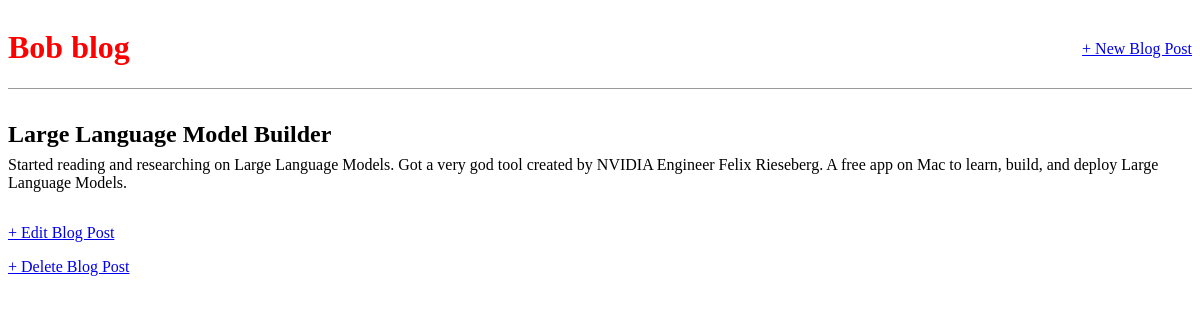
/post/3/, run on an earlier commit of the app's database.
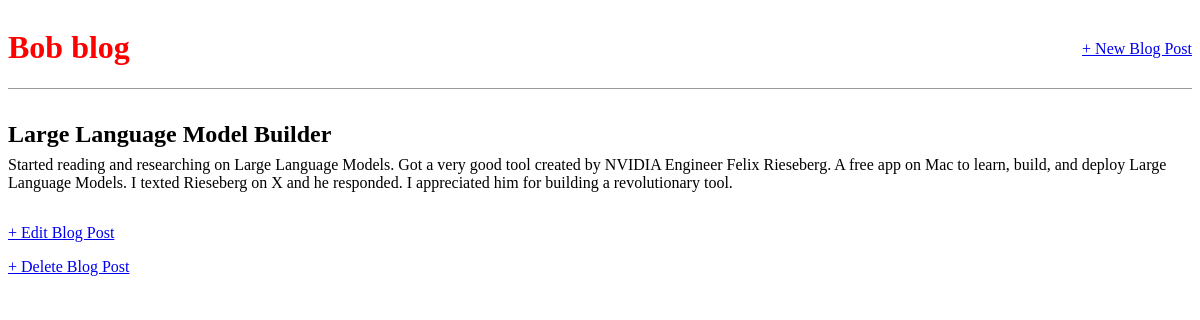
And on a later commit of the database.
### blog/models.py (models this page shows, shortened)
class Post(models.Model):
    title = models.CharField(max_length=200)
    author = models.ForeignKey(
        "auth.User",
        on_delete=models.CASCADE,
    ) # new
    body = models.TextField()

### blog/views.py (the view)
# urls.py: path("post/<int:pk>/", BlogDetailView.as_view(), name="post_detail"),
class BlogDetailView(DetailView):
    model = Post
    template_name = "post_detail.html"

### templates/post_detail.html
{% extends "base.html" %}
{% block content %}
<div class="post-entry">
  <h2>{{ post.title }}</h2>
  <p>{{ post.body }}</p>
</div>
<div>
  <p><a href="{% url 'post_edit' post.pk %}">+ Edit Blog Post</a></p>
  <p><a href="{% url 'post_delete' post.pk %}">+ Delete Blog Post</a></p>
</div>
{% endblock content %}

What changed in the data, as far as the page shows it:
changed Post "Large Language Model Builder": body "…Models. Got a very god tool created by NVIDIA Engineer Felix Rieseberg. A free app on Mac to learn, build, and deploy Large Language Models." → "…Models. Got a very good tool created by NVIDIA Engineer Felix Rieseberg. A free app on Mac to learn, build, and deploy Large Language Models. I texted Rieseberg on X and he responded. I appreciated him for building a revolutionary tool."
